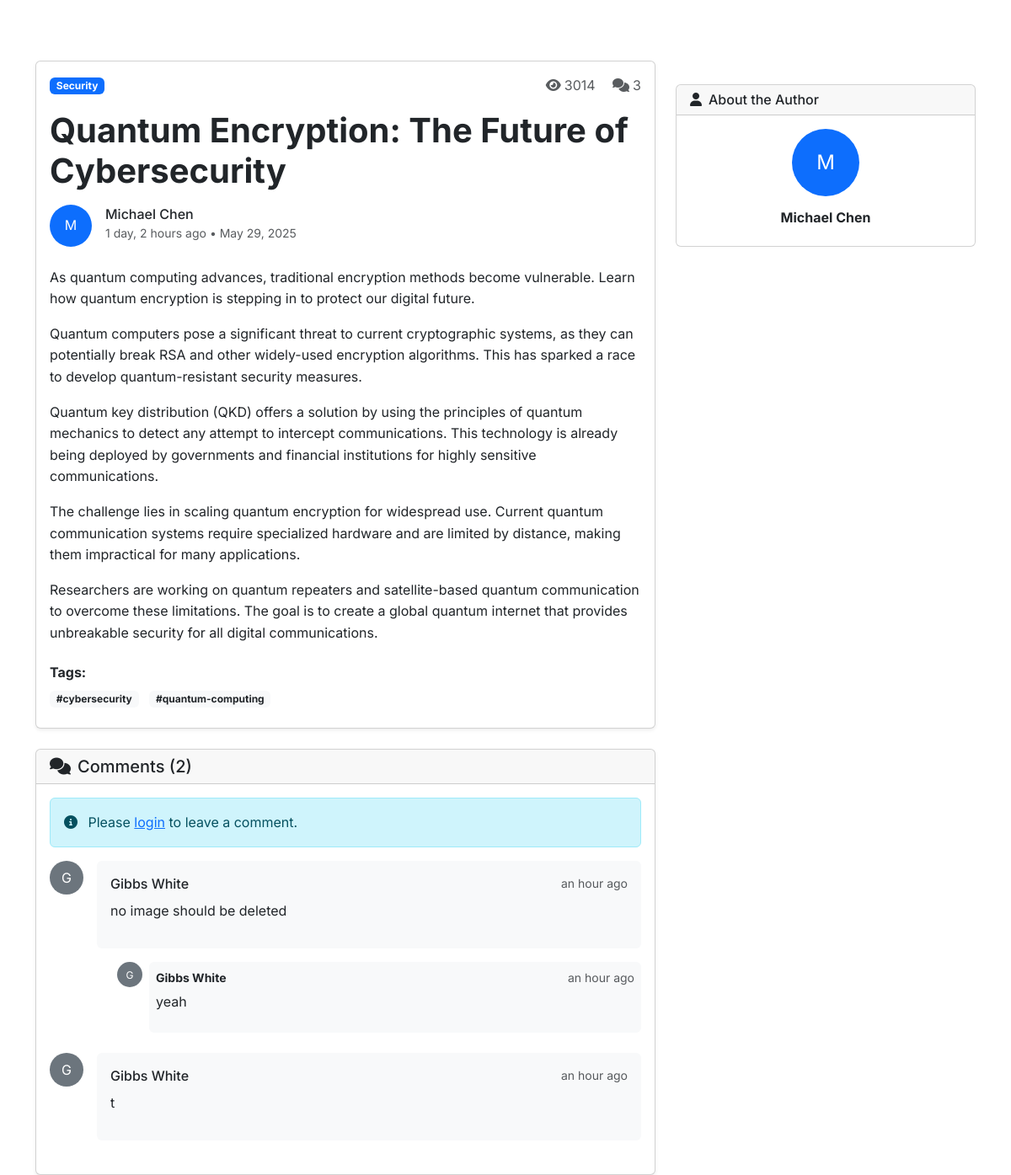
The app's page /blog/post/quantum-encryption-the-future-of-cybersecurity/ with its own data.
### blog/models.py (models this page shows, shortened)
class Post(models.Model):
    STATUS_CHOICES = [
        ('draft', 'Draft'),
        ('published', 'Published'),
    ]
    title = models.CharField(max_length=200)
    slug = models.SlugField(max_length=200, unique=True, blank=True)
    author = models.ForeignKey(User, on_delete=models.CASCADE, related_name='posts')
    content = models.TextField()
    excerpt = models.TextField(max_length=300, blank=True)
    category = models.ForeignKey(Category, on_delete=models.SET_NULL, null=True, blank=True, related_name='posts')
    tags = models.ManyToManyField(Tag, blank=True, related_name='posts')
    featured_image_url = models.URLField(blank=True, null=True, help_text='URL of the featured image')
    status = models.CharField(max_length=10, choices=STATUS_CHOICES, default='published')
    is_featured = models.BooleanField(default=False, help_text='Mark as featured article')
    is_breaking = models.BooleanField(default=False, help_text='Mark as breaking news')
    read_time = models.PositiveIntegerField(default=5, help_text='Estimated read time in minutes')
    created_at = models.DateTimeField(auto_now_add=True)
    updated_at = models.DateTimeField(auto_now=True)
    published_at = models.DateTimeField(null=True, blank=True)
    views = models.PositiveIntegerField(default=0)
    class Meta:
        ordering = ['-created_at']
    def save(self, *args, **kwargs):
        if not self.slug:
            self.slug = slugify(self.title)
        if self.status == 'published' and not self.published_at:
            self.published_at = timezone.now()
        if not self.excerpt:
            self.excerpt = self.content[:300] + '...' if len(self.content) > 300 else self.content
        super().save(*args, **kwargs)
    def increment_views(self):
        self.views += 1
        self.save(update_fields=['views'])

class Category(models.Model):
    name = models.CharField(max_length=100, unique=True)
    slug = models.SlugField(max_length=100, unique=True, blank=True)
    description = models.TextField(blank=True)
    color = models.CharField(max_length=7, default='#007bff', help_text='Hex color code for category badge')
    created_at = models.DateTimeField(auto_now_add=True)
    class Meta:
        verbose_name_plural = "Categories"
        ordering = ['name']

class Tag(models.Model):
    name = models.CharField(max_length=50, unique=True)
    slug = models.SlugField(max_length=50, unique=True, blank=True)
    created_at = models.DateTimeField(auto_now_add=True)
    class Meta:
        ordering = ['name']

class Comment(models.Model):
    post = models.ForeignKey(Post, on_delete=models.CASCADE, related_name='comments')
    author = models.ForeignKey(User, on_delete=models.CASCADE)
    content = models.TextField()
    created_at = models.DateTimeField(auto_now_add=True)
    updated_at = models.DateTimeField(auto_now=True)
    is_approved = models.BooleanField(default=True)
    parent = models.ForeignKey('self', on_delete=models.CASCADE, null=True, blank=True, related_name='replies')
    class Meta:
        ordering = ['created_at']

### blog/views.py (the view)
# urls.py: path('post/<slug:slug>/', views.post_detail, name='post_detail'),
def post_detail(request, slug):
    post = get_object_or_404(Post, slug=slug, status='published')
    post.increment_views()
    comments = post.comments.filter(is_approved=True, parent=None).select_related('author')
    comment_form = CommentForm()
    related_posts = Post.objects.filter(
        category=post.category,
        status='published'
    ).exclude(id=post.id)[:3]
    context = {
        'post': post,
        'comments': comments,
        'comment_form': comment_form,
        'related_posts': related_posts,
    }
    return render(request, 'blog/post_detail.html', context)

### templates/blog/post_detail.html (shortened to what this page needs)
{% extends 'base.html' %}
{% load humanize %}
{% block content %}
<div class="container mt-5 pt-4">
    <div class="row">
        <div class="col-lg-8">
            <article class="card shadow-sm">
                <div class="card-body">
                    <div class="d-flex justify-content-between align-items-center mb-3">
                        {% if post.category %}
                        <span class="badge bg-primary">{{ post.category.name }}</span>
                        {% endif %}
                        <div class="text-muted">
                            <i class="fas fa-eye me-1"></i>{{ post.views }}
                            <i class="fas fa-comments ms-3 me-1"></i>{{ post.comments.count }}
                        </div>
                    </div>
                    <h1 class="card-title fw-bold mb-3">{{ post.title }}</h1>
                    <div class="d-flex align-items-center mb-4">
                        {% if post.author.profile.avatar %}
                        <img src="{{ post.author.profile.avatar.url }}" class="rounded-circle me-3" style="width: 50px; height: 50px; object-fit: cover;" alt="{{ post.author.username }}">
                        {% else %}
                        <div class="bg-primary rounded-circle me-3 d-flex align-items-center justify-content-center text-white" style="width: 50px; height: 50px;">
                            {{ post.author.first_name.0|default:post.author.username.0|upper }}
                        </div>
                        {% endif %}
                        <div>
                            <h6 class="mb-0">{{ post.author.get_full_name|default:post.author.username }}</h6>
                            <small class="text-muted">{{ post.published_at|naturaltime }} • {{ post.created_at|date:"F d, Y" }}</small>
                        </div>
                    </div>
                    <div class="post-content">
                        {{ post.content|linebreaks }}
                    </div>
                    {% if post.tags.exists %}
                    <div class="mt-4">
                        <h6 class="fw-bold mb-2">Tags:</h6>
                        {% for tag in post.tags.all %}
                        <a href="{% url 'blog:tag_posts' tag.slug %}" class="badge bg-light text-dark text-decoration-none me-2 mb-2">#{{ tag.name }}</a>
                        {% endfor %}
                    </div>
                    {% endif %}
                </div>
            </article>
            <div class="card mt-4 shadow-sm">
                <div class="card-header">
                    <h5 class="mb-0"><i class="fas fa-comments me-2"></i>Comments ({{ comments.count }})</h5>
                </div>
                <div class="card-body">
                    {% if user.is_authenticated %}
                    <form id="comment-form" method="post" action="{% url 'blog:add_comment' post.slug %}" class="mb-4">
                        {% csrf_token %}
                        <div class="mb-3">
                            <textarea name="content" class="form-control" rows="4" placeholder="Write your comment here..." required></textarea>
                        </div>
                        <button type="submit" class="btn btn-primary">
                            <i class="fas fa-paper-plane me-1"></i>Post Comment
                        </button>
                    </form>
                    {% else %}
                    <div class="alert alert-info">
                        <i class="fas fa-info-circle me-2"></i>
                        Please <a href="{% url 'accounts:login' %}">login</a> to leave a comment.
                    </div>
                    {% endif %}
                    <div id="comments-list">
                        {% for comment in comments %}
                        <div class="comment mb-4" id="comment-{{ comment.id }}">
                            <div class="d-flex">
                                {% if comment.author.profile.avatar %}
                                <img src="{{ comment.author.profile.avatar.url }}" class="rounded-circle me-3" style="width: 40px; height: 40px; object-fit: cover;" alt="{{ comment.author.username }}">
                                {% else %}
                                <div class="bg-secondary rounded-circle me-3 d-flex align-items-center justify-content-center text-white" style="width: 40px; height: 40px;">
                                    {{ comment.author.first_name.0|default:comment.author.username.0|upper }}
                                </div>
                                {% endif %}
                                <div class="flex-grow-1">
                                    <div class="bg-light rounded p-3">
                                        <div class="d-flex justify-content-between align-items-center mb-2">
                                            <h6 class="mb-0">{{ comment.author.get_full_name|default:comment.author.username }}</h6>
                                            <small class="text-muted">{{ comment.created_at|naturaltime }}</small>
                                        </div>
                                        <p class="mb-0">{{ comment.content|linebreaks }}</p>
                                    </div>
                                    {% for reply in comment.replies.all %}
                                    <div class="reply ms-4 mt-3">
                                        <div class="d-flex">
                                            {% if reply.author.profile.avatar %}
                                            <img src="{{ reply.author.profile.avatar.url }}" class="rounded-circle me-2" style="width: 30px; height: 30px; object-fit: cover;" alt="{{ reply.author.username }}">
                                            {% else %}
                                            <div class="bg-secondary rounded-circle me-2 d-flex align-items-center justify-content-center text-white" style="width: 30px; height: 30px; font-size: 12px;">
                                                {{ reply.author.first_name.0|default:reply.author.username.0|upper }}
                                            </div>
                                            {% endif %}
                                            <div class="flex-grow-1">
                                                <div class="bg-light rounded p-2">
                                                    <div class="d-flex justify-content-between align-items-center mb-1">
                                                        <small class="fw-bold">{{ reply.author.get_full_name|default:reply.author.username }}</small>
                                                        <small class="text-muted">{{ reply.created_at|naturaltime }}</small>
                                                    </div>
                                                    <p class="mb-0 small">{{ reply.content|linebreaks }}</p>
                                                </div>
                                            </div>
                                        </div>
                                    </div>
                                    {% endfor %}
                                </div>
                            </div>
                        </div>
                        {% empty %}
                        <div class="text-center py-4">
                            <i class="fas fa-comments fa-3x text-muted mb-3"></i>
                            <h6 class="text-muted">No comments yet</h6>
                            <p class="text-muted">Be the first to share your thoughts!</p>
                        </div>
                        {% endfor %}
                    </div>
                </div>
            </div>
        </div>
        <div class="col-lg-4">
            <div class="sticky-top" style="top: 100px;">
                <div class="card mb-4">
                    <div class="card-header">
                        <h6 class="mb-0"><i class="fas fa-user me-2"></i>About the Author</h6>
                    </div>
                    <div class="card-body text-center">
                        {% if post.author.profile.avatar %}
                        <img src="{{ post.author.profile.avatar.url }}" class="rounded-circle mb-3" style="width: 80px; height: 80px; object-fit: cover;" alt="{{ post.author.username }}">
                        {% else %}
                        <div class="bg-primary rounded-circle mx-auto mb-3 d-flex align-items-center justify-content-center text-white" style="width: 80px; height: 80px; font-size: 24px;">
                            {{ post.author.first_name.0|default:post.author.username.0|upper }}
                        </div>
                        {% endif %}
                        <h6 class="fw-bold">{{ post.author.get_full_name|default:post.author.username }}</h6>
                    </div>
                </div>
            </div>
        </div>
    </div>
</div>
{% endblock %}

### static/css/style.css (style rules this page uses)
:root { --primary-color: #2563eb; --secondary-color: #64748b; --success-color: #10b981; --danger-color: #ef4444; --warning-color: #f59e0b; --info-color: #06b6d4; --light-color: #f8fafc; --dark-color: #1e293b; --border-color: #e2e8f0; --text-primary: #1e293b; --text-secondary: #64748b; --text-muted: #94a3b8; }
* { margin: 0; padding: 0; box-sizing: border-box; }
body { font-family: "Inter", -apple-system, BlinkMacSystemFont, sans-serif; line-height: 1.6; color: var(--text-primary); background-color: #ffffff; }
html { scroll-behavior: smooth; }

### templates/base.html (style rules this page uses)
body { font-family: 'Inter', -apple-system, BlinkMacSystemFont, sans-serif; background-color: var(--background, #ffffff); color: var(--text-color, #111827); }

### records on screen
Post: category.name "Security", views "3014", comments.count "3", title "Quantum Encryption: The Future of Cybersecurity", author.first_name.0 "M", author.get_full_name "Michael Chen", published_at "1 day, 2 hours ago", created_at "May 29, 2025", content "As quantum computing advances, traditional encryption methods become vulnerable. Learn how quantum encryption is stepping in to protect our digital future. Quantum computers pose a significant threat to current cryptographic systems, as they can potentially break RSA and other widely-used encryption algorithms. This has sparked a race to develop quantum-resistant security measures. Quantum key distribution (QKD) offers a solution by using the principles of quantum mechanics to detect any attempt to intercept communications. This technology is already being deployed by governments and financial institutions for highly sensitive communications. The challenge lies in scaling quantum encryption…"
Tag: name "cybersecurity"
Tag: name "quantum-computing"
Comment: author.first_name.0 "G", author.get_full_name "Gibbs White", created_at "an hour ago", content "no image should be deleted"
Comment: author.first_name.0 "G", author.get_full_name "Gibbs White", created_at "an hour ago", content "yeah"
Comment: author.first_name.0 "G", author.get_full_name "Gibbs White", created_at "an hour ago", content "t"

### other values on screen
{{ comments.count }} "2"
